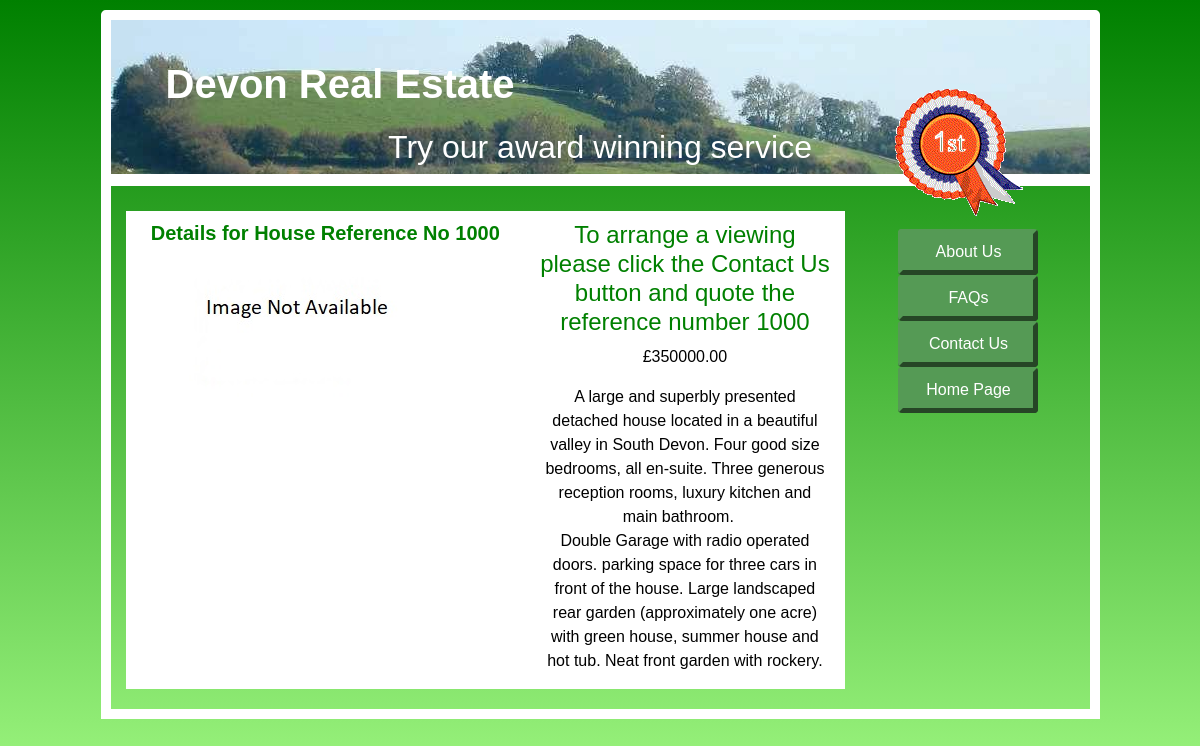
/house_details.php?ref_number=1000, run on the app's committed database.
### tables this page shows
CREATE TABLE `houses` (
  `ref_number` mediumint(6) UNSIGNED NOT NULL,
  `location` tinytext NOT NULL,
  `price` decimal(9,2) NOT NULL,
  `type` tinytext NOT NULL,
  `mini_description` varchar(100) NOT NULL,
  `bedrooms` tinyint(2) NOT NULL,
  `thumb` varchar(45) NOT NULL,
  `status` tinytext NOT NULL,
  `full_description` varchar(600) NOT NULL,
  `full_picture` varchar(45) NOT NULL
);

### house_details.php (the view, shortened to what this page needs)
<!DOCTYPE html>
<html lang="en">
<head>
  <link rel="stylesheet"
  href="https://stackpath.bootstrapcdn.com/bootstrap/4.1.0/css/bootstrap.min.css"
>
<link rel="stylesheet" type="text/css" href="transparent.css">
</head>
<body>
<div class="container" style="margin-top:10px">
<header>
<?php include('includes/header.php'); ?>
</header>
<div class="content mx-auto" id="contents">
  <div class="row mx-auto" style="padding-left: 10px; height: auto;">
  <div class="col-sm-12 text-center" style="padding:20px; margin-top: 5px;">
<div class="row">
    <div class="col-sm-5" style="background-color: white; padding-top: 10px;">
 <?php
try {
$ref_number = htmlspecialchars($_GET['ref_number'], ENT_QUOTES);
require ('mysqli_connect.php');
$query = "SELECT price, full_description, full_picture ";
$query .= "FROM houses WHERE ref_number=?";
$q = mysqli_stmt_init($dbcon);
mysqli_stmt_prepare($q, $query);
mysqli_stmt_bind_param($q, 's', $ref_number);
mysqli_stmt_execute($q);
$result = mysqli_stmt_get_result($q);
if ($result) {
$row = mysqli_fetch_array($result, MYSQLI_ASSOC);
?>
<h5 style="color:green"><strong>Details for House Reference No
<?php echo $ref_number; ?>
</strong></h5>
<?php echo '<img class="img-fluid float-left" alt="house reference ' . $ref_number;
echo '" src="';
if ($row['full_picture']=="")
{echo 'images/pictures/default.jpg"/>';}
else { echo $row['full_picture'];
echo '">';
}
?>
</div>
<div class="col-sm-4" style=" background-color: white; color:black; padding-top: 10px;">
<h4 style="color:green;">To arrange a viewing please click the Contact Us button
	and quote the reference number
<?php echo $ref_number . '</h4>';
echo '<p>&pound;';
echo $row['price'] . '</p>';
echo $row['full_description'];
?>
</div>
<?php
}
else {
	echo '<p class="error">The record could not be retrieved. ';
	echo 'We apologize for any inconvenience.</p>';
}
}
catch(Exception $e)
   {
     print "The system is busy please try later";
   }
   catch(Error $e)
   {
     print "The system is busy please try later";
   }
?>
<div class="col-sm-3">
<?php include ('includes/menu.php'); ?>
</div>
</div>
</div>
</div>
</div>
</div>
</body>
</html>

### transparent.css (style rules this page uses)
html { min-height: 100% }
#contents { background-color:transparent ;margin-top: -135px; border:10px white solid; color: white; width: 90%; }

### data on the page
houses: price "350000.00", full_description "A large and superbly presented detached house located in a beautiful valley in South Devon. Four good size bedrooms, all en-suite. Three generous reception rooms, luxury kitchen and main bathroom. Double Garage with radio operated doors. parking space for three cars in front of the house. Large landscaped rear garden (approximately one acre) with green house, summer house and hot tub. Neat front garden with rockery."

### other printed values
$ref_number "1000"
